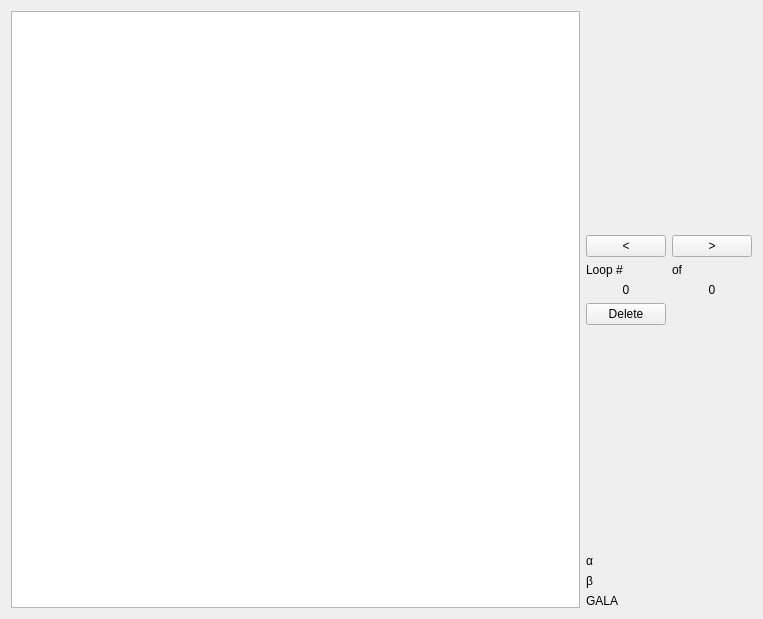
<?xml version="1.0" encoding="UTF-8"?>
<ui version="4.0">
 <class>LoopWidget</class>
 <widget class="QWidget" name="LoopWidget">
  <property name="geometry">
   <rect>
    <x>0</x>
    <y>0</y>
    <width>763</width>
    <height>619</height>
   </rect>
  </property>
  <property name="windowTitle">
   <string>Form</string>
  </property>
  <layout class="QHBoxLayout" name="horizontalLayout">
   <item>
    <widget class="PlotWidget" name="graphicsView"/>
   </item>
   <item>
    <layout class="QGridLayout" name="gridLayout">
     <item row="5" column="1">
      <spacer name="verticalSpacer_4">
       <property name="orientation">
        <enum>Qt::Vertical</enum>
       </property>
       <property name="sizeHint" stdset="0">
        <size>
         <width>20</width>
         <height>40</height>
        </size>
       </property>
      </spacer>
     </item>
     <item row="3" column="0">
      <widget class="QLabel" name="lblIdx">
       <property name="text">
        <string>0</string>
       </property>
       <property name="alignment">
        <set>Qt::AlignCenter</set>
       </property>
      </widget>
     </item>
     <item row="4" column="0">
      <widget class="QPushButton" name="btnDelete">
       <property name="text">
        <string>Delete</string>
       </property>
      </widget>
     </item>
     <item row="1" column="1">
      <widget class="QPushButton" name="btnNext">
       <property name="text">
        <string>&gt;</string>
       </property>
      </widget>
     </item>
     <item row="2" column="0">
      <widget class="QLabel" name="label">
       <property name="text">
        <string>Loop #</string>
       </property>
      </widget>
     </item>
     <item row="0" column="1">
      <spacer name="verticalSpacer_3">
       <property name="orientation">
        <enum>Qt::Vertical</enum>
       </property>
       <property name="sizeHint" stdset="0">
        <size>
         <width>20</width>
         <height>40</height>
        </size>
       </property>
      </spacer>
     </item>
     <item row="3" column="1">
      <widget class="QLabel" name="lblTot">
       <property name="sizePolicy">
        <sizepolicy hsizetype="Preferred" vsizetype="Preferred">
         <horstretch>0</horstretch>
         <verstretch>0</verstretch>
        </sizepolicy>
       </property>
       <property name="text">
        <string>0</string>
       </property>
       <property name="alignment">
        <set>Qt::AlignCenter</set>
       </property>
      </widget>
     </item>
     <item row="2" column="1">
      <widget class="QLabel" name="label_2">
       <property name="text">
        <string>of</string>
       </property>
      </widget>
     </item>
     <item row="5" column="0">
      <spacer name="verticalSpacer_2">
       <property name="orientation">
        <enum>Qt::Vertical</enum>
       </property>
       <property name="sizeHint" stdset="0">
        <size>
         <width>20</width>
         <height>40</height>
        </size>
       </property>
      </spacer>
     </item>
     <item row="1" column="0">
      <widget class="QPushButton" name="btnPrev">
       <property name="text">
        <string>&lt;</string>
       </property>
      </widget>
     </item>
     <item row="0" column="0">
      <spacer name="verticalSpacer">
       <property name="orientation">
        <enum>Qt::Vertical</enum>
       </property>
       <property name="sizeHint" stdset="0">
        <size>
         <width>20</width>
         <height>40</height>
        </size>
       </property>
      </spacer>
     </item>
     <item row="7" column="1">
      <widget class="QLabel" name="lblBeta">
       <property name="text">
        <string/>
       </property>
      </widget>
     </item>
     <item row="6" column="1">
      <widget class="QLabel" name="lblAlpha">
       <property name="text">
        <string/>
       </property>
      </widget>
     </item>
     <item row="7" column="0">
      <widget class="QLabel" name="label_5">
       <property name="text">
        <string>β</string>
       </property>
      </widget>
     </item>
     <item row="6" column="0">
      <widget class="QLabel" name="label_3">
       <property name="text">
        <string>α</string>
       </property>
      </widget>
     </item>
     <item row="8" column="0">
      <widget class="QLabel" name="label_7">
       <property name="text">
        <string>GALA</string>
       </property>
      </widget>
     </item>
     <item row="8" column="1">
      <widget class="QLabel" name="lblGala">
       <property name="text">
        <string/>
       </property>
      </widget>
     </item>
    </layout>
   </item>
  </layout>
 </widget>
 <customwidgets>
  <customwidget>
   <class>PlotWidget</class>
   <extends>QGraphicsView</extends>
   <header>pyqtgraph</header>
  </customwidget>
 </customwidgets>
 <resources/>
 <connections/>
</ui>
